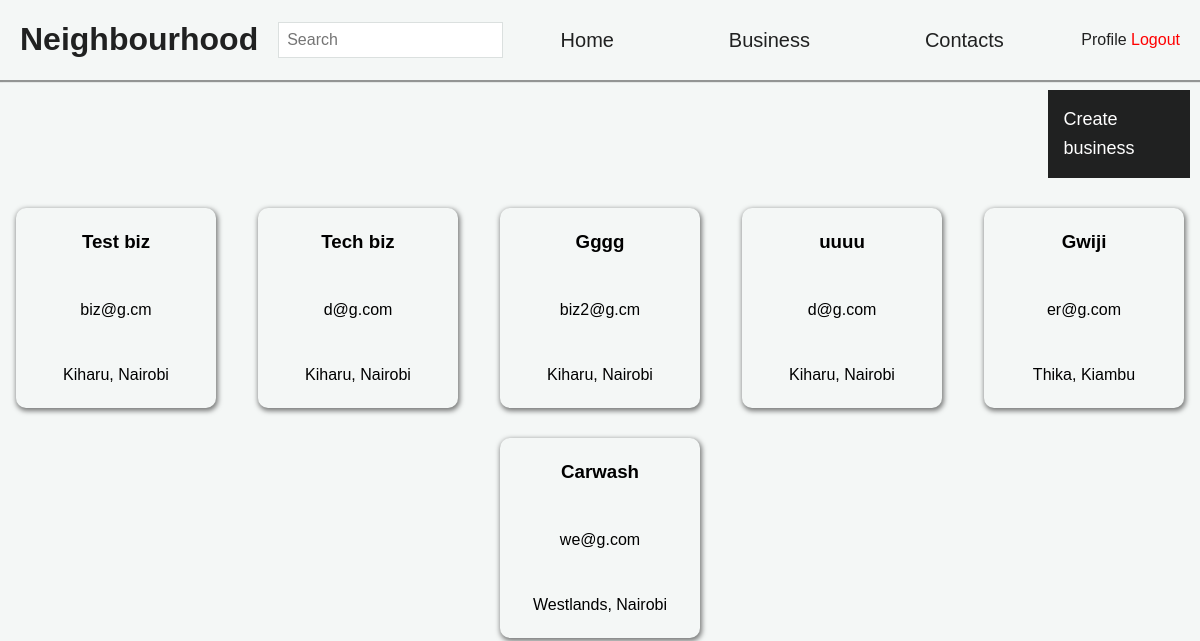
Screenshot of /biz-list/ with the database file from the repository.
### home/models.py (models this page shows, shortened)
class Business(models.Model):
    user = models.ForeignKey(User, on_delete=models.CASCADE)
    name = models.CharField(max_length=50)
    email = models.EmailField(max_length=100)
    neighbourhood = models.ForeignKey(
        'Neighbourhood', on_delete=models.CASCADE, null=True)

class Neighbourhood(models.Model):
    name = models.CharField(max_length=50)
    location = models.CharField(max_length=50)
    occupants_count = models.IntegerField()
    admin = models.ForeignKey(User, on_delete=models.CASCADE)
    def __str__(self):
        return f'{self.name}, {self.location}'

### home/views.py (the view)
# urls.py: path('biz-list/', biz_list, name='biz_list'),
def biz_list(reauest):
    businesses = Business.objects.all()
    return render(reauest, 'biz_list.html', {'businesses': businesses})

### home/templates/biz_list.html
{% extends 'base.html' %}
{% block content %}
<div class="businesses">
    <a href="{% url 'setup_business' %} " class="btn btn--create-biz">Create business</a>
    {% for business in businesses %}
    <div class="biz">
        <h3 class="biz__name">{{ business.name }}</h3>
        <p class="biz__email">{{ business.email }}</p>
        <p class="biz__location">{{ business.neighbourhood }}</p>
    </div>
    {% endfor %}
</div>
{% endblock %}

### home/static/css/style.css (style rules this page uses)
html { box-sizing: border-box; font-size: 62.5%; }
body { font-size: 1.6rem; line-height: 1.6; font-family: sans-serif; }
:root { --color-primary-1: #49c5b6; --color-primary-2: #42ab9e; --color-black-1: #202121; --color-black-2: rgba(32, 33, 33, 0.902); --color-white: #ffffff; --color-grey: #f4f7f6; }
.btn { cursor: pointer; font-size: 1.8rem; border: none; padding: 1.5rem; height: 100%; color: var(--color-white); background-color: var(--color-black-1); text-decoration: none; transition: all 0.3s; }
a { text-decoration: none; color: var(--color-black-1); }
.btn--create-biz { display: block; margin-left: 88%; }
.businesses { padding: 1rem; display: flex; justify-content: space-around; align-items: center; flex-wrap: wrap; gap: 3rem; }
.biz { width: 20rem; height: 20rem; display: flex; flex-direction: column; align-items: center; justify-content: space-around; border-radius: 10px; box-shadow: 1px 2px 5px 1px rgba(0, 0, 0, 0.5); }

### rows the page displays
Business: name "Test biz", email "biz@g.cm", neighbourhood "Kiharu, Nairobi"
Business: name "Tech biz", email "d@g.com", neighbourhood "Kiharu, Nairobi"
Business: name "Gggg", email "biz2@g.cm", neighbourhood "Kiharu, Nairobi"
Business: name "uuuu", email "d@g.com", neighbourhood "Kiharu, Nairobi"
Business: name "Gwiji", email "er@g.com", neighbourhood "Thika, Kiambu"
Business: name "Carwash", email "we@g.com", neighbourhood "Westlands, Nairobi"
